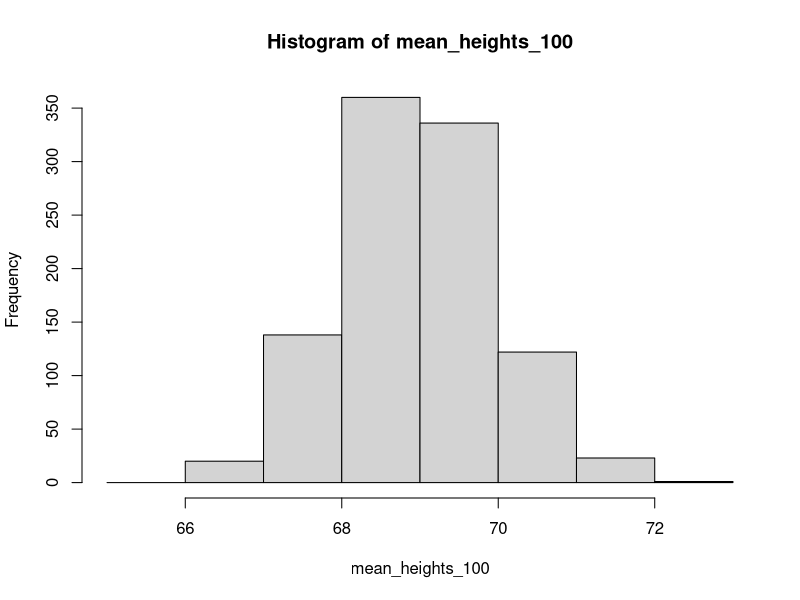
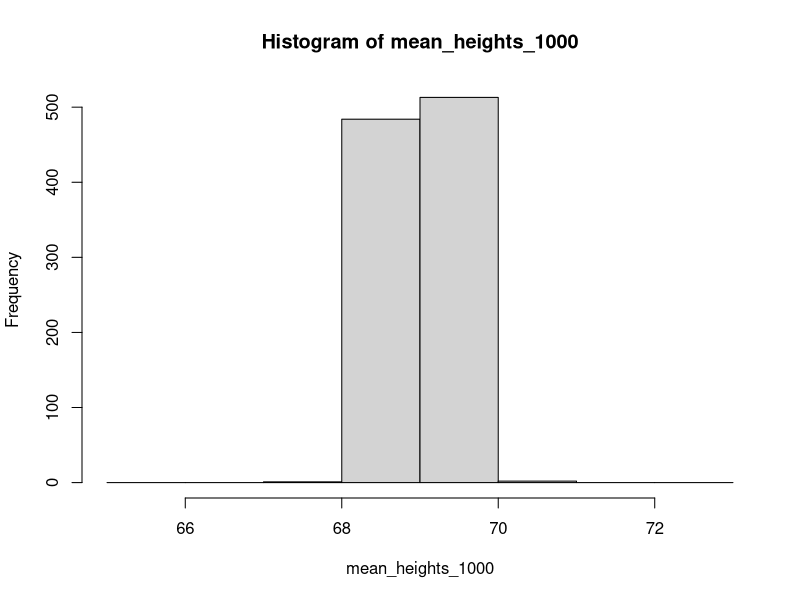
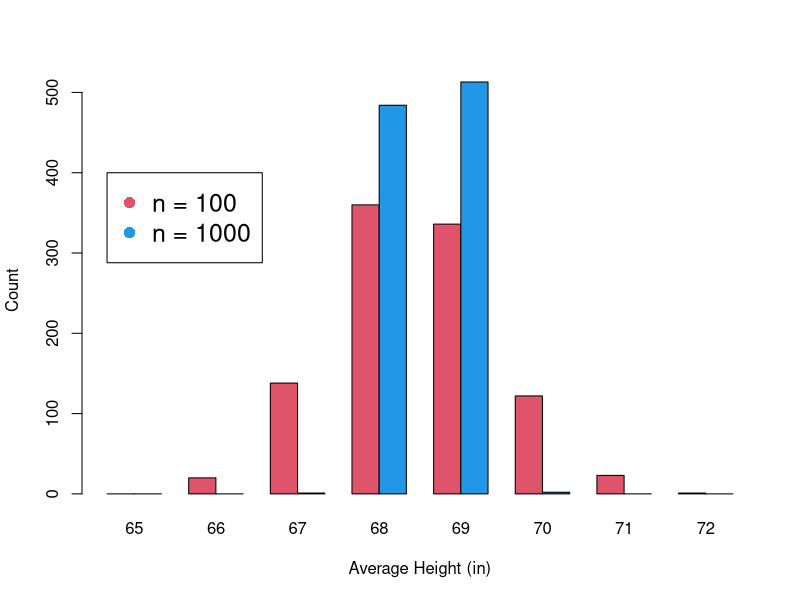

The R script that drew these images, in order:
############# 1 #############
#make a function to randomly generate heights of n people and with give mean/sd
get_heights <- function(pop_size){
        #pop_size is how many samples to take
        #take random numbers with mean of 69 in and sd of 10 in
        #stored in variable heights
        heights <- rnorm(pop_size, mean = 69, sd = 10)
        #str(heights) #for testing print this
}

############ 2 ############
#modifying to now calculate mean
get_heights <- function(pop_size){
        #pop_size is how many samples to take
        #take random numbers with mean of 69 in and sd of 10 in
        #stored in variable heights
        heights <- rnorm(pop_size, mean = 69, sd = 10)
        #str(heights) #for testing print this
        h_mean <- mean(heights) #calc and store mean of heights
}

########## 3 #############
#modifying to now print mean
get_heights <- function(pop_size = 100){
        #pop_size is how many samples to take
        #take random numbers with mean of 69" and sd of 10" 
        #stored in variable heights
        heights <- rnorm(pop_size, mean = 69, sd = 10)
        #str(heights) #for testing print this
        h_mean <- mean(heights) #store mean of heights
        h_mean #print mean of heights
}

############ 4 ##############
#run 1000 simulations of sampling 100 people
mean_heights_100 <- NULL #make empty vector
for(i in 1:1000){
        #starting with 10 to test
        mean_heights_100[i] <- get_heights(100) 
        #run get heights for 100 people 
        #and store result in mean_heights 100
}

############ 5 ##############
#run 1000 simulations of sampling 1000 people
mean_heights_1000 <- NULL #make empty vector
for(i in 1:1000){
        #starting with 10 to test
        mean_heights_1000[i] <- get_heights(1000) 
        #run get heights for 100 people 
        #and store result in mean_heights 100
}

########### 6 ##############

#find the min between both sets
min_height <- 
        as.integer(min(min(mean_heights_100), min(mean_heights_1000)) - 1)

#find the max between both sets
max_height <- 
        as.integer(max(max(mean_heights_100), max(mean_heights_1000)) + 1)


#setting the bins
bins <- seq(min_height, max_height, by = 1)

#collecting counts based on our bins
counts_h100 <- hist(mean_heights_100,breaks=bins)$counts
counts_h1000 <- hist(mean_heights_1000,breaks=bins)$counts

par(mfrow=c(1,1), mar=c(4, 4, 3, 2)) #sets plotting area and
#margins

pdf(file="plotting_hw_hist_tdc.pdf", width=6,height=6); #open the file

barplot(rbind(counts_h100,counts_h1000),col=c(2,4),beside=T,names.arg=
                seq(min_height, (max_height - 1), by = 1),xlab="Average Height (in)",ylab="Count")
#rbind used so samples will be compared at each bin
#100 = red(2), 1000 = blue (4)
#besides arg say bars show side by side v stacked
#names.arg sets labels of each pt on x axis
#x/y lab are the labels for the axis 


#adding the legend
legend(1,400,c("n = 100","n = 1000"),col=c(2,4), pch=16, cex = 1.5)
#(x pos of top L, y pos of top L, labels, label colors, shapes, legend size)

dev.off() #close file
